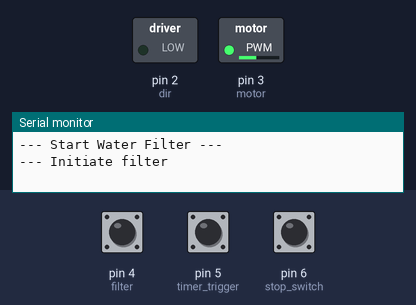
Simulated run of this sketch. Board: Arduino Uno, built with avr-gcc and run on an emulated ATmega328P. Shown: switched loads named in the sketch (green lamp = pin HIGH), the last lines printed to the serial monitor. The inputs (shaded band) are chosen by the test bench; at power-on: pin 4 (filter) HIGH, pin 5 (timer_trigger) HIGH, pin 6 (stop_switch) HIGH. At 16.1 s the program stops and its outputs stay as they are.

Above: at 1.5 s.
1.6 s: pin 4 (filter) pulled LOW for 1 s
At 3.0 s:
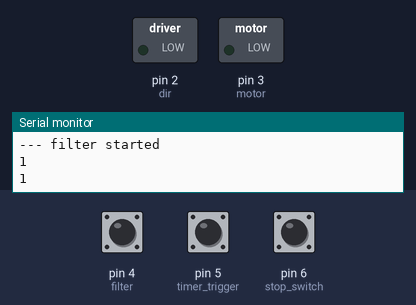
4.1 s: pin 5 (timer_trigger) pulled LOW for 0.15 s
At 6.3 s:
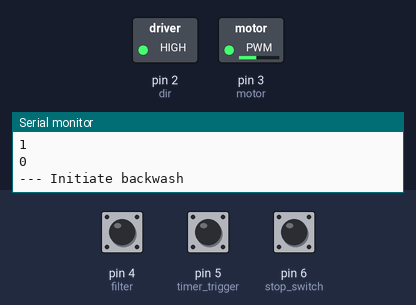
6.6 s: pin 4 (filter) pulled LOW for 3.2 s
At 7.8 s:
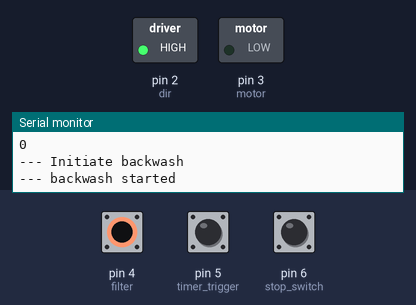
12.8 s: pin 4 (filter) pulled LOW for 0.15 s
At 13.5 s:
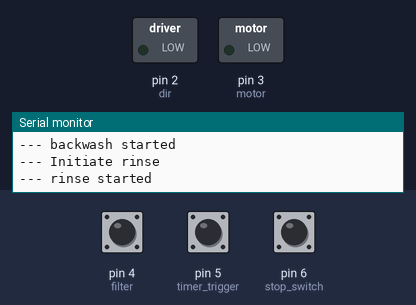
14.4 s: pin 6 (stop_switch) pulled LOW for 0.15 s
At 14.8 s:
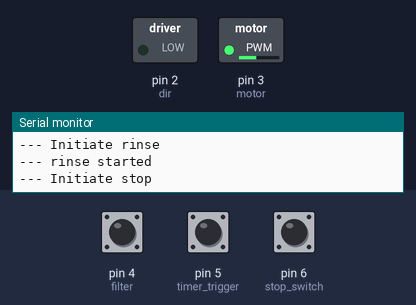
16.0 s: pin 4 (filter) driven LOW and pin 5 (timer_trigger) driven LOW
At 17.2 s:
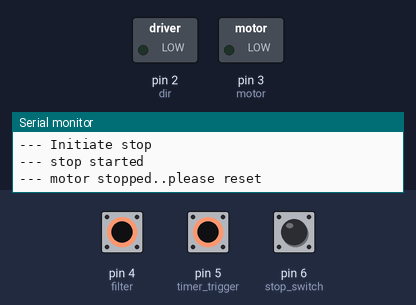
Timing chart, 0 to 17.6 s (numbered marks = the images above; inputs shaded):
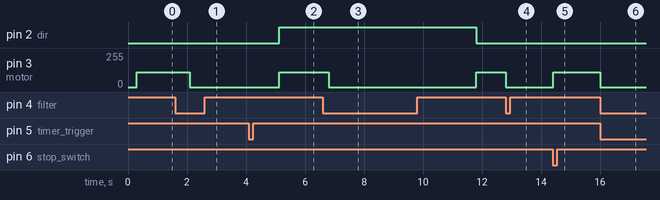

Measured:
- after the input at 1.6 s, pin 3 (motor): 110/255 → 0/255 after 0.50 s
- after the input at 4.1 s, pin 2 (dir): LOW → HIGH after 1.0 s; pin 3 (motor): 0/255 → 110/255 after 1.0 s
- after the input at 6.6 s, pin 2 (dir): HIGH → LOW after 5.2 s; pin 3 (motor): 110/255 → 0/255 after 0.20 s, → 110/255 5.0 s later
- after the input at 12.8 s, pin 3 (motor): 110/255 → 0/255 at once
- after the input at 14.4 s, pin 2 (dir): stays LOW (without the input it goes to HIGH after 1.4 s); pin 3 (motor): 0/255 → 110/255 after 0.00 s instead of 1.4 s
- after the input at 16.0 s, pin 3 (motor): 110/255 → 0/255 at once

The sketch:

water_filter_timer_unov1.ino
```cpp
unsigned long startMillis;
unsigned long currentMillis;

unsigned long elapseMillis;
const unsigned long period = 500;  //the value is a number of milliseconds, ie 1 second
const unsigned long period2 = 200;
boolean toggle = 0;

int pos=0;

int motor = 3;    // pwm
int dir = 2;

int filter = 4;
int timer_trigger = 5;
int stop_switch = 6;

int backwash_timer=5;
int rinse_timer=3;
int maintenance_timer=10;
int timer_bwash=1;
int recent_bwash=0;

int j;
int fadeValue = 110;                                                                                                                                                                                                                                                                                                         ;
void setup() {


  Serial.begin(9600);
  Serial.println("--- Start Water Filter ---");

  pinMode(dir, OUTPUT);
  pinMode(filter, INPUT_PULLUP);
  pinMode(timer_trigger, INPUT_PULLUP);
  //pinMode(bwash, INPUT_PULLUP);
 // pinMode(stopp, INPUT_PULLUP);
 // pinMode(rinse, INPUT_PULLUP);
  pinMode(stop_switch, INPUT_PULLUP);
  delay(300);
  // nothing happens in setup
}

void loop() {

int i,j;


if(recent_bwash==0)
{
filter_f();
}

timer_bwash=digitalRead(timer_trigger);
Serial.println(timer_bwash);
while(timer_bwash)
{
//for(i=0;i<(2*maintenance_timer);i++){
//delay(500);


  delay(10);
 //===
if(digitalRead(stop_switch)==0){
Serial.println("--- Initiate stop");

digitalWrite(dir,1);
analogWrite(motor, fadeValue);
delay(300);
//while(digitalRead(filter));

while(digitalRead(filter)){
delay(1);
//Serial.println(digitalRead(filter));
}


analogWrite(motor, 0);
Serial.println(digitalRead(filter));
Serial.println("--- stop started");
Serial.println("--- motor stopped..please reset");
  while(1);
} // end if  stop switch
 //===

timer_bwash=digitalRead(timer_trigger);
Serial.println(timer_bwash);
delay(1000);
} //while end
//===========add delay before backwash started here===========


//=====================================================
backwash_f();
rinse_f();
backwash_f();
rinse_f();
//=====
filter_f();
recent_bwash=1;

//======delay based===
for(j=0;j<1;j++)
{
for(i=0;i<60;i++)
{
delay(1000);
}
}
//=====


//========timer input based=====
//timer_bwash=digitalRead(timer_trigger);
//Serial.println(timer_bwash);
//while(!timer_bwash)
//{
//Serial.println("waiting until timer off...");
//
//delay(1000);
//timer_bwash=digitalRead(timer_trigger);
//}

//========
}


//=========
void filter_f() {
Serial.println("--- Initiate filter");
digitalWrite(dir,0);
analogWrite(motor, fadeValue);
delay(300);

do{
while(digitalRead(filter));

 startMillis = millis();  //initial start time
do {
    currentMillis = millis();
 elapseMillis=currentMillis - startMillis;

//}while((currentMillis - startMillis <= period));
}while(!digitalRead(filter)&&(currentMillis - startMillis <= period));

if(elapseMillis>=period)
{

analogWrite(motor, 0);
Serial.println("--- filter started");
pos=1;
}
}while(elapseMillis<period);

}


//====

void backwash_f() {

int i;
Serial.println("--- Initiate backwash");

digitalWrite(dir,1);
analogWrite(motor, fadeValue);
delay(200);
//while(!digitalRead(bwash));

do{
while(digitalRead(filter));

 startMillis = millis();  //initial start time
do {
    currentMillis = millis();
 elapseMillis=currentMillis - startMillis;

//}while((currentMillis - startMillis <= period));
}while(!digitalRead(filter)&&(currentMillis - startMillis <= period2));

if(elapseMillis>=period2)
{

analogWrite(motor, 0);
Serial.println("--- backwash started");
pos=4;
}
}while(elapseMillis<period2);

for(i=0;i<(2*backwash_timer);i++){
//delay(500);


for(j=0;j<50;j++)
{
  delay(10);
//===
 //===
if(digitalRead(stop_switch)==0){
Serial.println("--- Initiate stop");

digitalWrite(dir,0);
analogWrite(motor, fadeValue);
delay(300);
//while(!digitalRead(filter));
while(digitalRead(filter));
while(!digitalRead(filter));
delay(300);
while(digitalRead(filter));


analogWrite(motor, 0);
Serial.println("--- stop started");
Serial.println("--- motor stopped..please reset");
  while(1);
}

}
 //===

 //===
}

}

//===================
void rinse_f() {

int i;
Serial.println("--- Initiate rinse");

digitalWrite(dir,0);
analogWrite(motor, fadeValue);
delay(300);

while(digitalRead(filter));
analogWrite(motor, 0);
Serial.println("--- rinse started");
pos=3;
for(i=0;i<(2*rinse_timer);i++){
//delay(500);

 for(j=0;j<50;j++)
{
  delay(10);
 //===
 //===
if(digitalRead(stop_switch)==0){
Serial.println("--- Initiate stop");

digitalWrite(dir,0);
analogWrite(motor, fadeValue);
delay(300);
while(digitalRead(filter));
analogWrite(motor, 0);
Serial.println("--- stop started");
Serial.println("--- motor stopped..please reset");
  while(1);
}
}
 //===
 //===
}

}

 //================================
```
